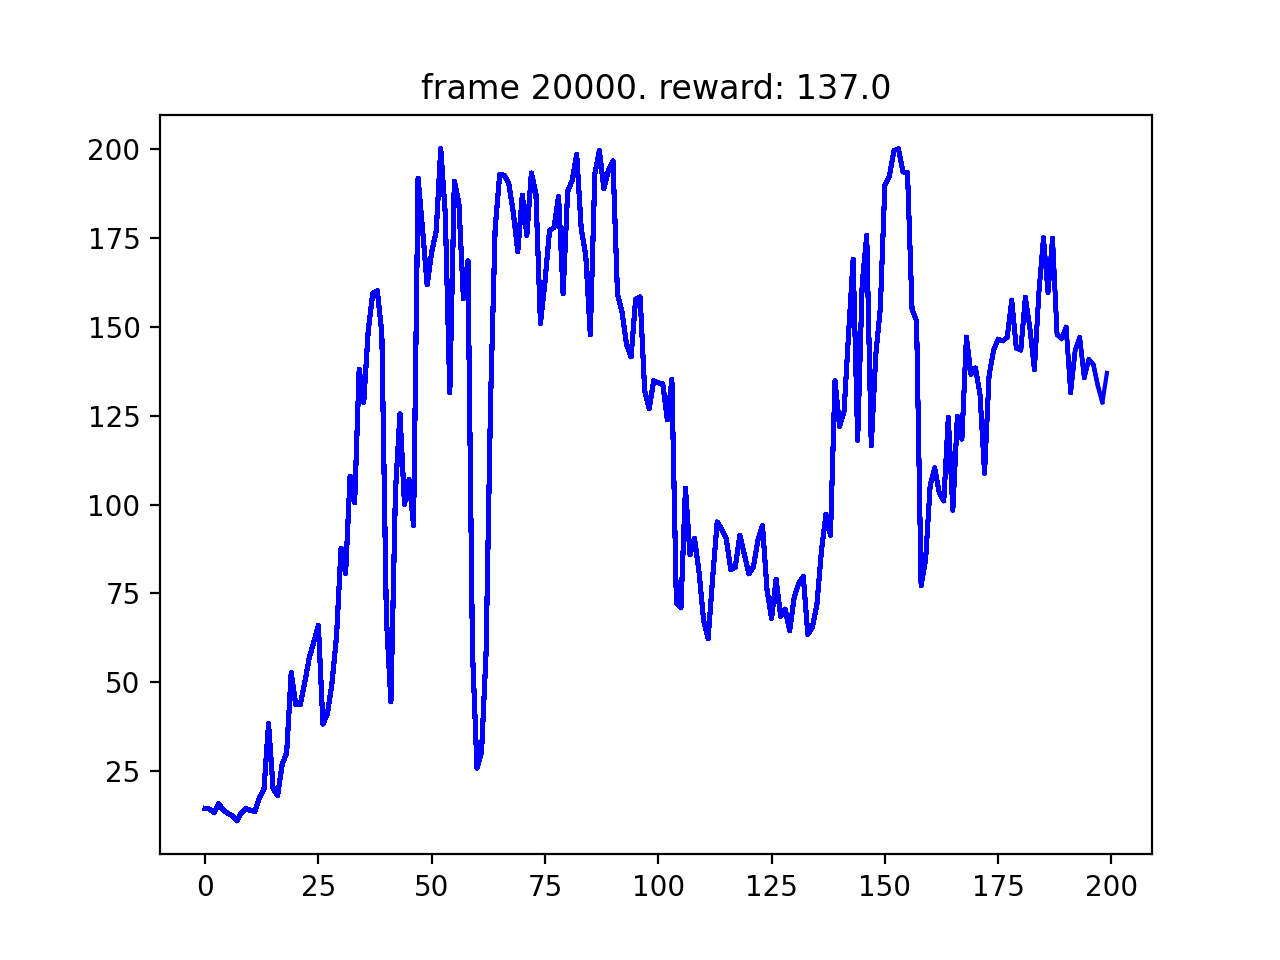

Recreate this plot in Python.
import math
import random

import gym
import numpy as np

import torch
import torch.nn as nn
import torch.optim as optim
import torch.nn.functional as F
from torch.distributions import Categorical

import matplotlib.pyplot as plt

use_cuda = torch.cuda.is_available()
device   = torch.device("cuda" if use_cuda else "cpu")

from multiprocessing_env import SubprocVecEnv

num_envs = 8
env_name = "CartPole-v0"

def make_env():
    def _thunk():
        env = gym.make(env_name)
        return env
    return _thunk

plt.ion()
envs = [make_env() for i in range(num_envs)]
envs = SubprocVecEnv(envs) # 8 env

env = gym.make(env_name) # a single env

class ActorCritic(nn.Module):
    def __init__(self, num_inputs, num_outputs, hidden_size, std=0.0):
        super(ActorCritic, self).__init__()

        self.critic = nn.Sequential(
            nn.Linear(num_inputs, hidden_size),
            nn.ReLU(),
            nn.Linear(hidden_size, 1)
        )

        self.actor = nn.Sequential(
            nn.Linear(num_inputs, hidden_size),
            nn.ReLU(),
            nn.Linear(hidden_size, num_outputs),
            nn.Softmax(dim=1),
        )

    def forward(self, x):
        value = self.critic(x)
        probs = self.actor(x)
        dist  = Categorical(probs)
        return dist, value


def test_env(vis=False):
    state = env.reset()
    if vis: env.render()
    done = False
    total_reward = 0
    while not done:
        state = torch.FloatTensor(state).unsqueeze(0).to(device)
        dist, _ = model(state)
        next_state, reward, done, _ = env.step(dist.sample().cpu().numpy()[0])
        state = next_state
        if vis: env.render()
        total_reward += reward
    return total_reward


def compute_returns(next_value, rewards, masks, gamma=0.99):
    R = next_value
    returns = []
    for step in reversed(range(len(rewards))):
        R = rewards[step] + gamma * R * masks[step]
        returns.insert(0, R)
    return returns

def plot(frame_idx, rewards):
    plt.plot(rewards,'b-')
    plt.title('frame %s. reward: %s' % (frame_idx, rewards[-1]))
    plt.pause(0.0001)
    plt.savefig("a2c.png")

num_inputs  = envs.observation_space.shape[0]
num_outputs = envs.action_space.n

#Hyper parameters
hidden_size = 256
lr = 1e-3
num_steps = 5

model = ActorCritic(num_inputs, num_outputs, hidden_size).to(device)
optimizer = optim.Adam(model.parameters())


max_frames   = 20000
frame_idx    = 0
test_rewards = []


state = envs.reset()

while frame_idx < max_frames:

    log_probs = []
    values    = []
    rewards   = []
    masks     = []
    entropy = 0

    # rollout trajectory
    for _ in range(num_steps):
        state = torch.FloatTensor(state).to(device)
        dist, value = model(state)

        action = dist.sample()
        next_state, reward, done, _ = envs.step(action.cpu().numpy())

        log_prob = dist.log_prob(action)
        entropy += dist.entropy().mean()

        log_probs.append(log_prob)
        values.append(value)
        rewards.append(torch.FloatTensor(reward).unsqueeze(1).to(device))
        masks.append(torch.FloatTensor(1 - done).unsqueeze(1).to(device))

        state = next_state
        frame_idx += 1

        if frame_idx % 100 == 0:
            test_rewards.append(np.mean([test_env() for _ in range(10)]))
            plot(frame_idx, test_rewards)

    next_state = torch.FloatTensor(next_state).to(device)
    _, next_value = model(next_state)
    returns = compute_returns(next_value, rewards, masks)

    log_probs = torch.cat(log_probs)
    returns   = torch.cat(returns).detach()
    values    = torch.cat(values)

    advantage = returns - values

    actor_loss  = -(log_probs * advantage.detach()).mean()
    critic_loss = advantage.pow(2).mean()

    loss = actor_loss + 0.5 * critic_loss - 0.001 * entropy

    optimizer.zero_grad()
    loss.backward()
    optimizer.step()

#test_env(True)

# https://github.com/user432/DeepRL-in-PyTorch/